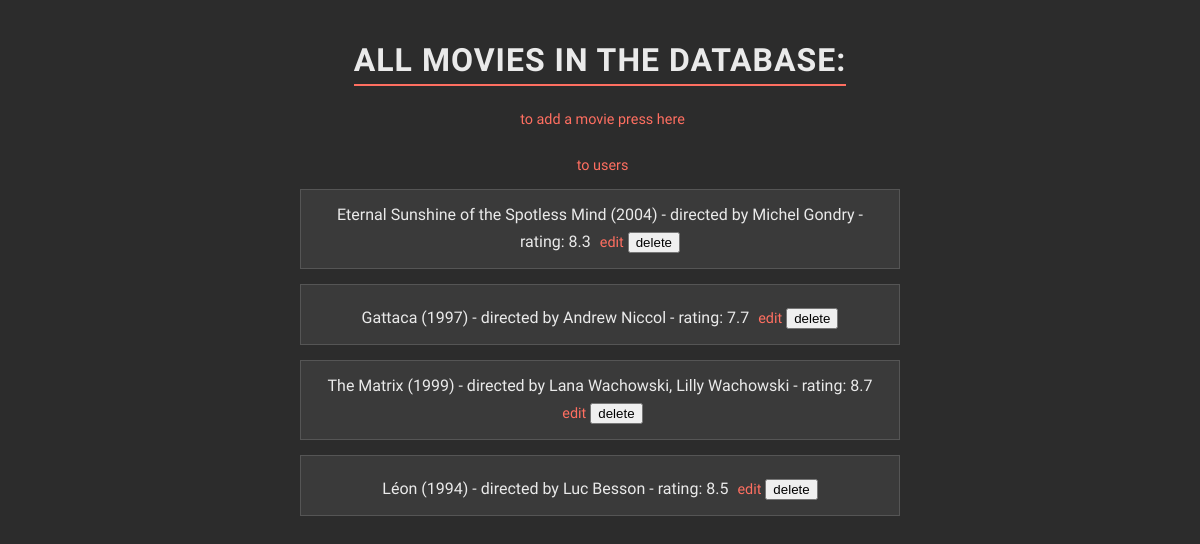
/movies, run on an earlier commit of the app's database.
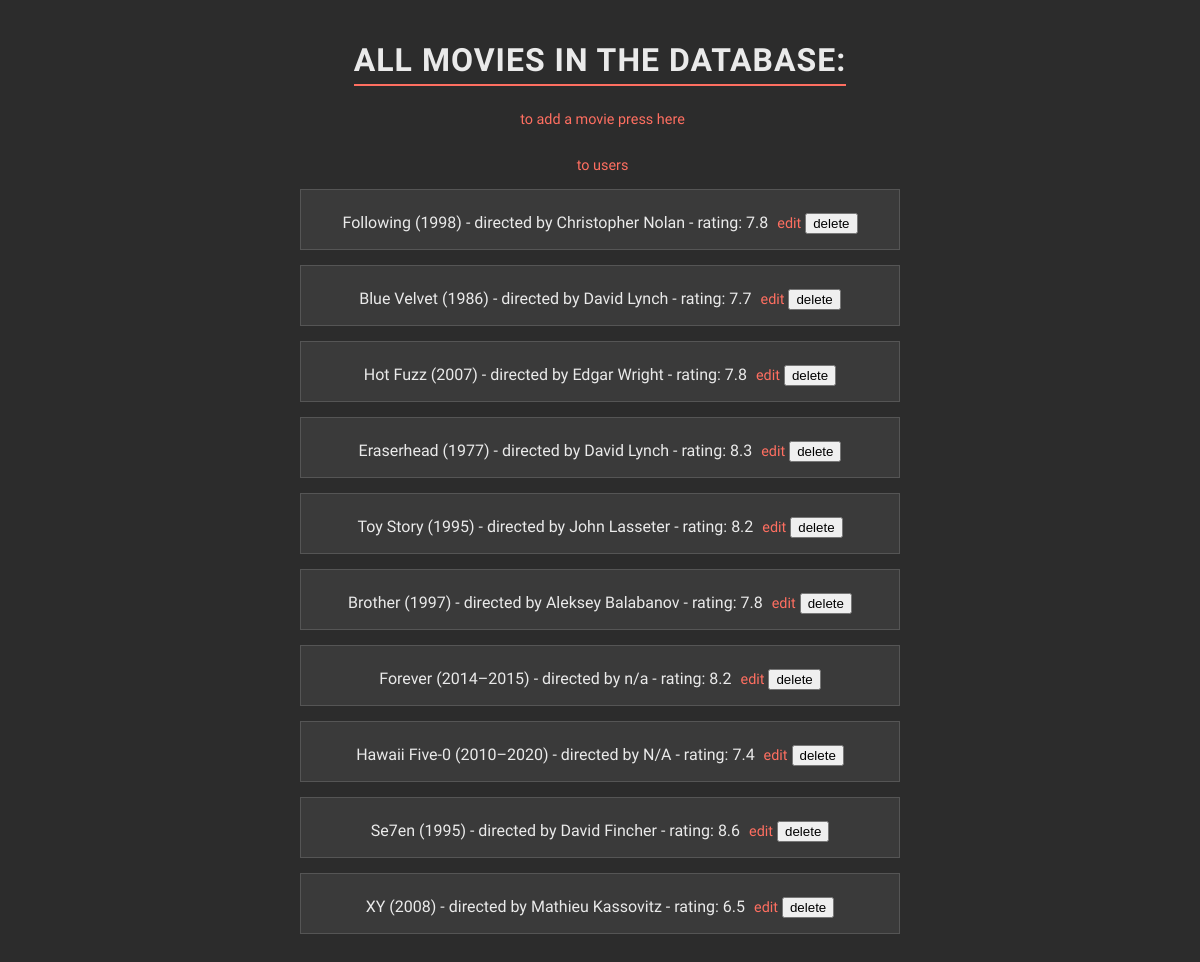
And on a later commit of the database.
### data_models.py (models this page shows, shortened)
class Movie(db.Model):
    __tablename__ = 'movies'
    movie_id = db.Column(db.Integer, primary_key=True, autoincrement=True)
    title = db.Column(db.String(250), nullable=False)
    director = db.Column(db.String(200), nullable=False)
    release_year = db.Column(db.Integer, nullable=False)
    movie_rating = db.Column(db.Float, nullable=False)
    users = relationship('User', secondary=user_movies, back_populates='movies')

### app.py (the view)
@app.route('/movies', methods=['GET'])
def list_movies():
    try:
        movies = data_manager.get_all_movies()
        return render_template('movies.html', movies=movies)
    except Exception as e:
        app.logger.error(f"Error fetching movies from the database: {e}")
        flash('An error occurred while fetching movies. Please try again later. 🫀',
              'error')
        return redirect(url_for('home'))

### datamanager/sqlite_data_manager.py (called while the page is built)
    def get_all_movies(self):
        with self.app.app_context():
            return self.db.session.query(Movie).all()

### templates/movies.html (shortened to what this page needs)
<!DOCTYPE html>
<html lang="en">
<head>
    <link rel="stylesheet" href="{{ url_for('static', filename='styles.css') }}">
</head>
<body>
    <h1>all movies in the  dataBase:</h1>
    <div>
        <a href="{{ url_for('add_movie') }}">to add a movie press here</a><br><br>
         <a href="{{ url_for('list_users') }}">to users</a>
    </div>
    {% if movies %}
        <ul>
            {% for movie in movies %}
            <li>
                {{ movie.title }} ({{ movie.release_year }}) - directed by {{ movie.director }} - rating: {{ movie.movie_rating }}
                <a href="{{ url_for('update_movie', movie_id=movie.movie_id) }}">edit</a>
                <form id="delete-form-{{ movie.movie_id }}" action="{{ url_for('delete_movie', movie_id=movie.movie_id) }}" method="POST" style="display: inline;">
                    <button type="button" onclick="confirmDeletion({{ movie.movie_id }})">delete</button>
                </form>
            </li>
            {% endfor %}
        </ul>
    {% else %}
        <p>no movies found in dataBase</p>
    {% endif %}
</body>
</html>

### static/styles.css (style rules this page uses)
body { background-color: #2C2C2C; font-family: 'Quicksand', sans-serif; color: #EAEAEA; text-align: center; margin: 0; padding: 20px; }
h1 { color: #EAEAEA; margin-bottom: 15px; text-transform: uppercase; letter-spacing: 1px; border-bottom: 2px solid #FF6F61; display: inline-block; font-family: 'Quicksand', sans-serif; font-size: 2rem; padding-bottom: 5px; }
a { color: #FF6F61; text-decoration: none; font-size: 0.9rem; margin-top: 10px; margin-left: 5px; display: inline-block; font-weight: 500; transition: color 0.3s; }
ul { list-style-type: none; padding: 0; max-width: 600px; margin: 0 auto; }
li { background-color: #3A3A3A; border: 1px solid #555; margin: 15px 0; padding: 15px; transition: background-color 0.3s, transform 0.3s; }

What changed in the data, as far as the page shows it:
removed Movie: title "Eternal Sunshine of the Spotless Mind", release_year "2004", director "Michel Gondry", movie_rating "8.3"
removed Movie: title "Gattaca", release_year "1997", director "Andrew Niccol", movie_rating "7.7"
removed Movie: title "The Matrix", release_year "1999", director "Lana Wachowski, Lilly Wachowski", movie_rating "8.7"
changed Movie: title "Léon" → "Following"; release_year "1994" → "1998"; director "Luc Besson" → "Christopher Nolan"; movie_rating "8.5" → "7.8"
added Movie: title "Blue Velvet", release_year "1986", director "David Lynch", movie_rating "7.7"
added Movie: title "Hot Fuzz", release_year "2007", director "Edgar Wright", movie_rating "7.8"
added Movie: title "Eraserhead", release_year "1977", director "David Lynch", movie_rating "8.3"
added Movie: title "Toy Story", release_year "1995", director "John Lasseter", movie_rating "8.2"
added Movie: title "Brother", release_year "1997", director "Aleksey Balabanov", movie_rating "7.8"
added Movie: title "Forever", release_year "2014–2015", director "n/a", movie_rating "8.2"
added Movie: title "Hawaii Five-0", release_year "2010–2020", director "N/A", movie_rating "7.4"
added Movie: title "Se7en", release_year "1995", director "David Fincher", movie_rating "8.6"
added Movie: title "XY", release_year "2008", director "Mathieu Kassovitz", movie_rating "6.5"
